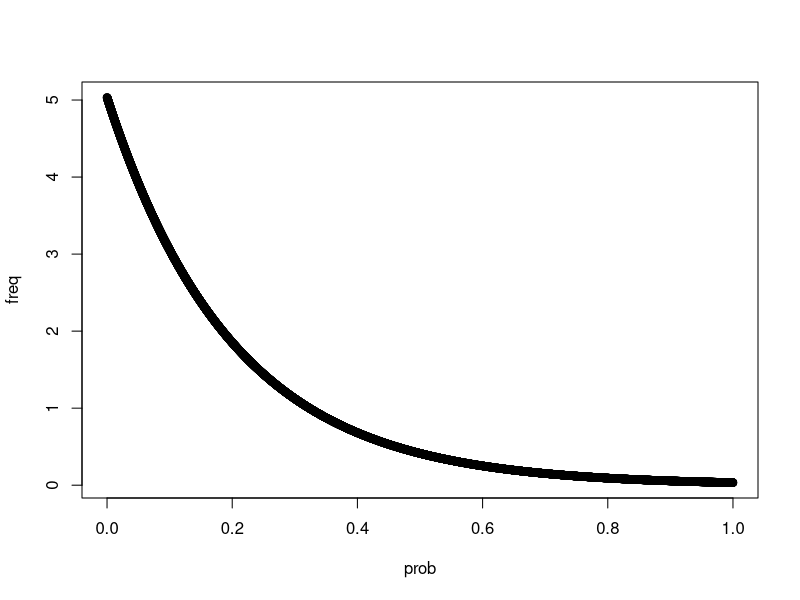
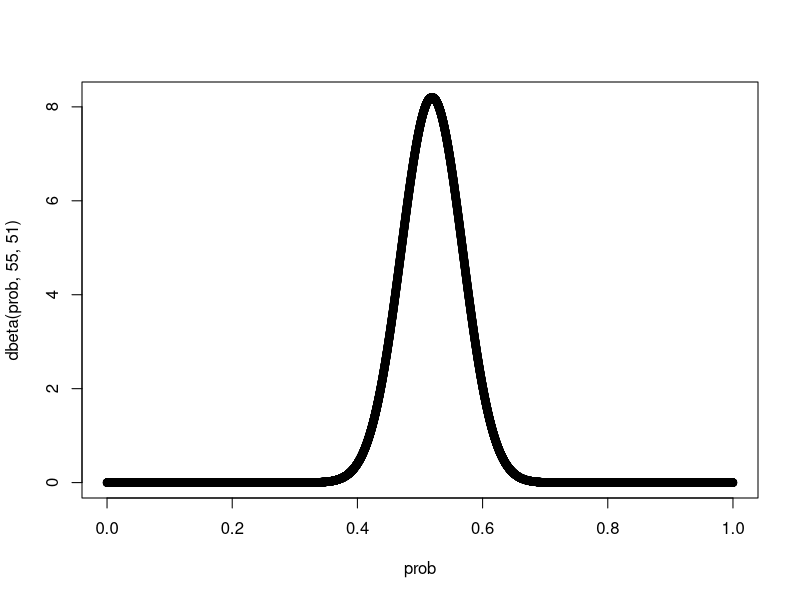
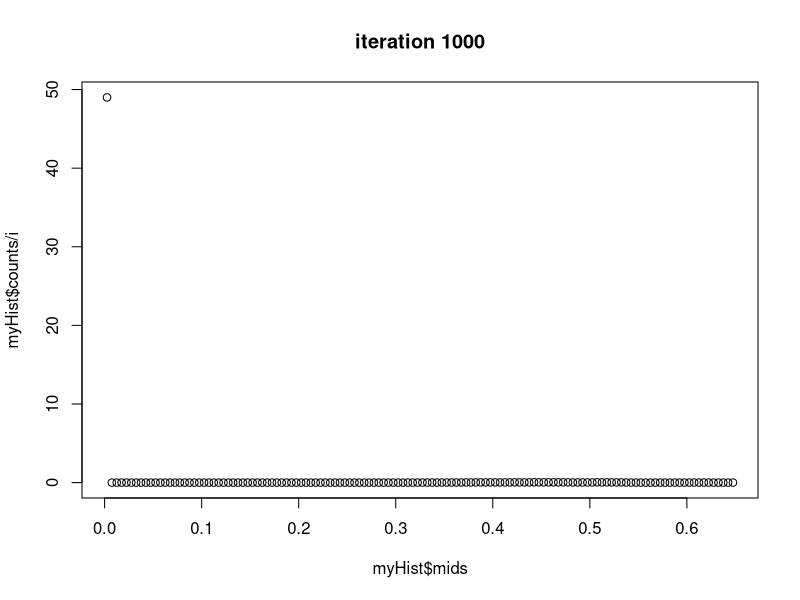
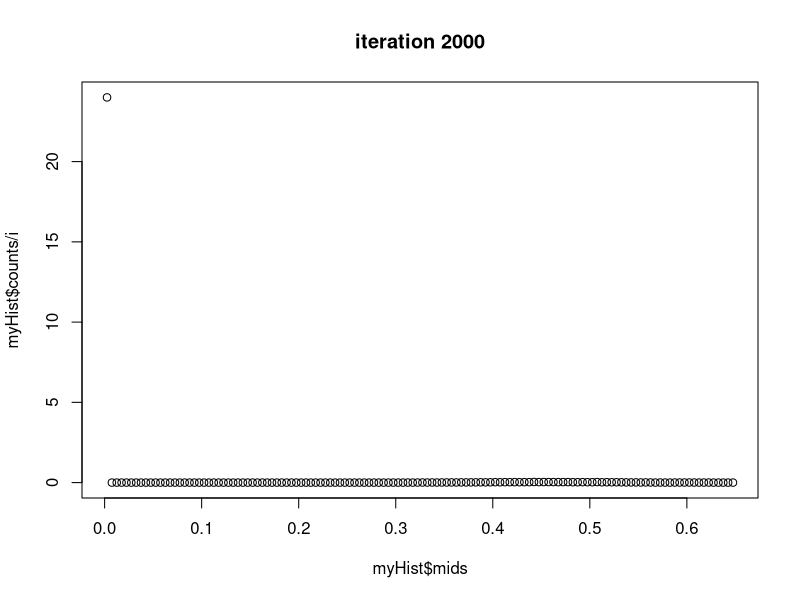
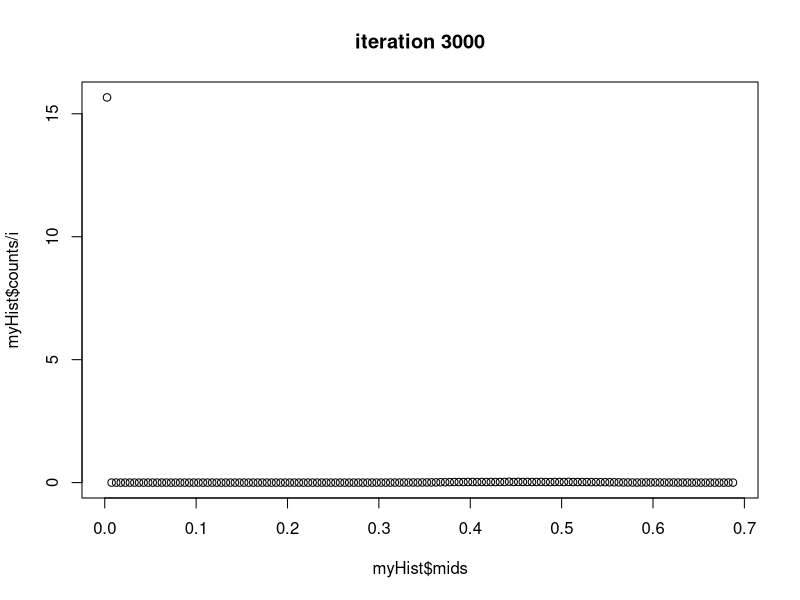
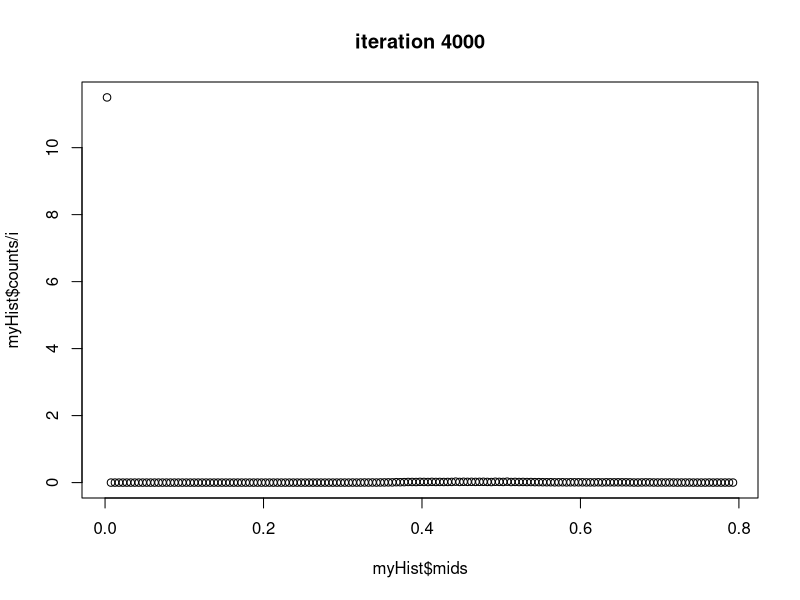
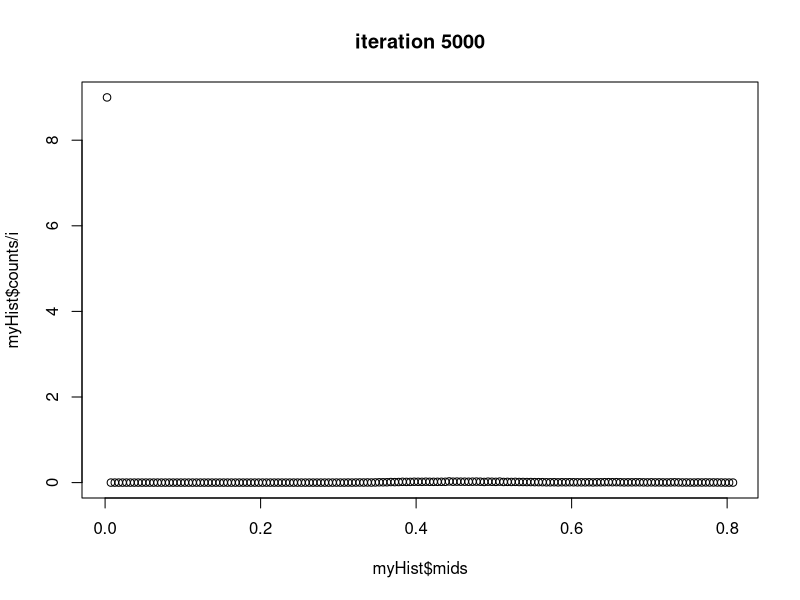
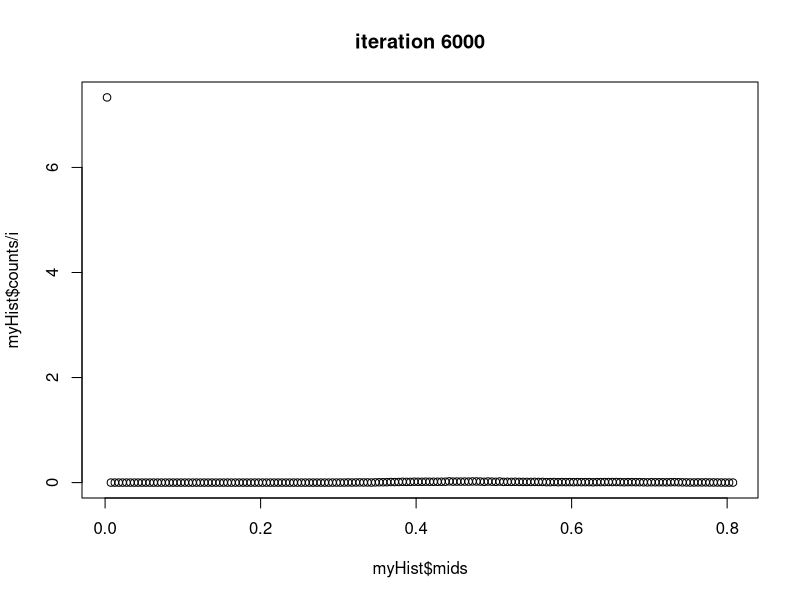

The R script that drew these images, in order:
## ---- chunk 1

prob <- seq(0, 1, by=0.0001)

freq <- dexp(prob, rate=5) / 0.9932621
		
plot(prob, freq)

## ---- chunk 2
#posterior for old prior beta 40, 40
plot(prob, dbeta(prob, 55, 51))
## ---- chunk 3

piOld <- 0.5
posteriorDist <- vector(length=50000)

for (i in 1: 50000) {
  
  pOld <- (dexp(piOld, rate=5) / 0.9932621) * dbinom(14, 24, piOld)
  
  piNew <- piOld + rnorm(1, 0, sd=0.01)
  
  if ( piNew > 1)
    piNew = 1;
  
  if ( piNew < 0 )
    piNew = 0;
  
  pNew <- (dexp(piNew, rate=5) / 0.9932621) * dbinom(14, 24, piNew)
  
  ratio <- pNew / pOld
  
  if (ratio > 1 || ratio >= runif(1) )
    piOld = piNew;
  
  posteriorDist[i] = piOld
  
  if ( i %% 1000 == 0 ) {
    myHist <- hist(posteriorDist, breaks=200, plot=FALSE)
    plot(myHist$mids, myHist$counts/i, main = paste("iteration", i))
  }
    
  
}

## ---- chunk 4

